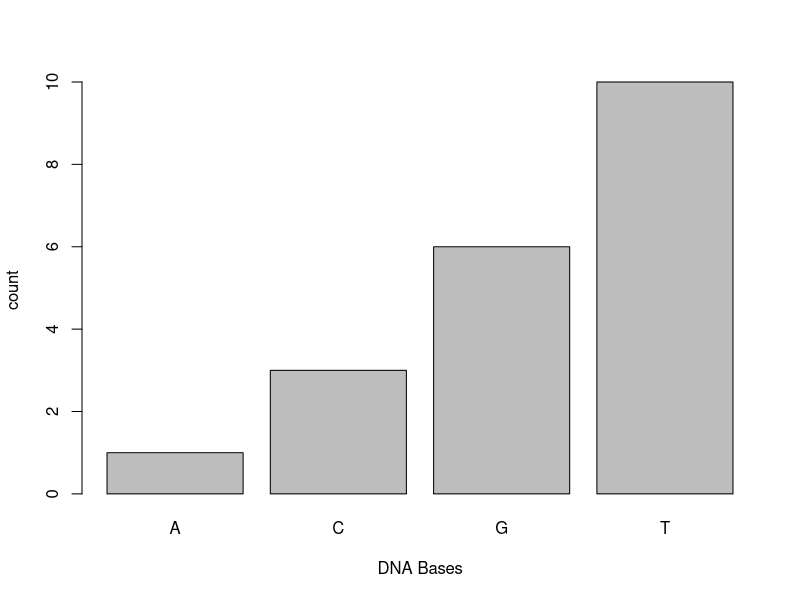
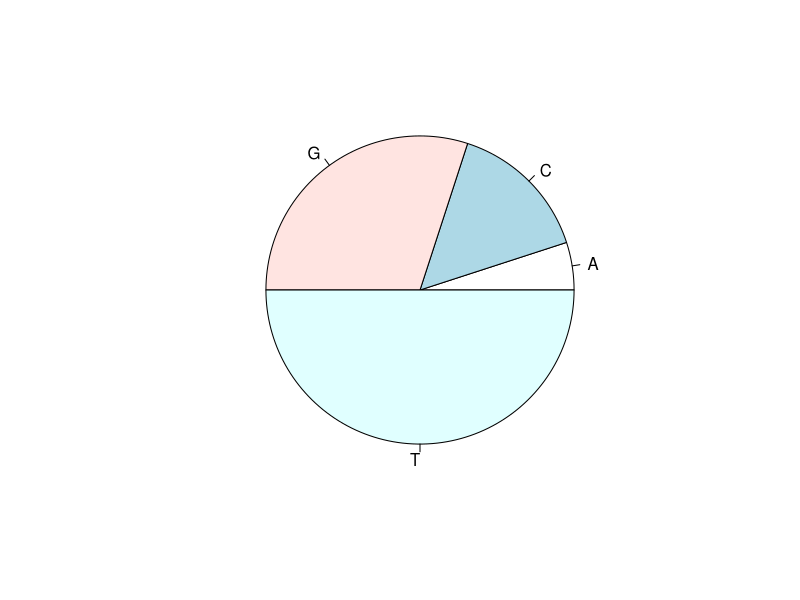

Source code (R) for these figures, in order: (Note: this script raises an error after producing the figures.)
#A
#1
seq(1,33,2)

#2
seq(7,40, length.out = 15)

#3
my.dna <- sample(c("A", "C", "G", "T"), size= 20, replace=TRUE)

#4
length(which(my.dna == "A"))

#5
barplot(table(my.dna), xlab = "DNA Bases", ylab = "count")
pie(table(my.dna))


#C
my.dna <- sample(c("A", "C", "G", "T"), size= 20, replace=TRUE, prob=c(.1,.4,.4,.1))
#only need to set working directory on my PC. 
#setwd("/home/file_path")
apoe.vec <- fasta2vec("Lab1/apoe.fasta")
#library(seqinr)


#function to read fasta file into a vector. 
fasta2vec <- function(fasta.file){
  my.fasta <- read.fasta(file=fasta.file, as.string=TRUE)
  my.fasta.string <- my.fasta[[1]][1]
  my.fasta.list <- strsplit(my.fasta.string,"")
  my.fasta.vec <- unlist(my.fasta.list)
}
#3
length(apoe.vec)
#4
apoe.vec[1:20]

#5 prints counts of each nucleotide
for (x in c('a', 'c', 'g', 't')) {
  sprintf("%s: %d", x, length(which(apoe.vec == x)))
}


#code to print the frequencies of the nucs in apoe.vec
for (x in c('a', 'c', 'g', 't')) { 
  print(paste0(x, ": ", length(which(apoe.vec == x))/length(apoe.vec)))
}

#6 makes bar and pie charts for apoe.vec
pie(table(apoe.vec))

barplot(table(apoe.vec), xlab = "DNA Bases", ylab = "Count")


#D
#1 GC count
(sum(apoe.vec=='g') + sum(apoe.vec=='c'))/length(apoe.vec)
GC(apoe.vec)
#3
pair.counts<-seqinr::count(apoe.vec,2)
#4
barplot(pair.counts)

#E loads the new file and prints the probabilities of each nuc
dna.vec <- fasta2vec("Lab1/DNA.fasta")
for (x in c('a', 'c', 'g', 't')) { 
    print(paste0(x, ": ", length(which(dna.vec == x))/length(dna.vec)))
}
